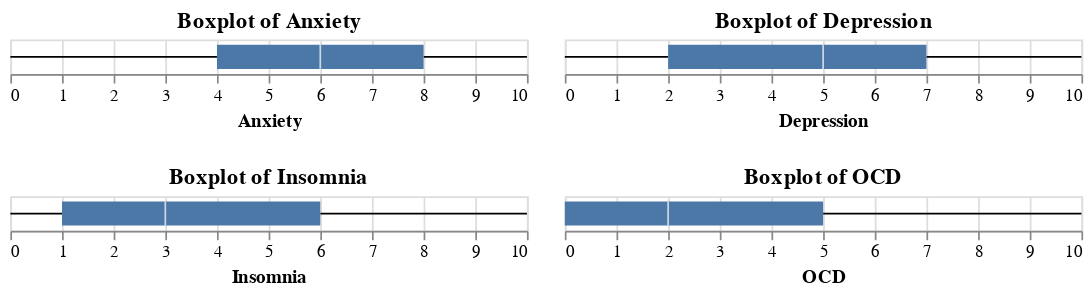

The notebook cell saved with this chart:
### Code cell
box_plots = (box_plot_anxiety | depression) & (insomnia | ocd)
box_plots

### Figure 1 — Vega-Lite specification as saved in the notebook (floating-point values rounded to 4 significant figures; data arrays with more than 128 entries replaced by an {"elided": "..."} marker saying what was removed)
{"config": {"view": {"continuousWidth": 300, "continuousHeight": 300}}, "vconcat": [{"hconcat": [{"mark": {"type": "boxplot"}, "encoding": {"tooltip": [{"field": "Anxiety", "type": "quantitative"}], "x": {"axis": {"title": "Anxiety"}, "field": "Anxiety", "type": "quantitative"}}, "title": "Boxplot of Anxiety"}, {"mark": {"type": "boxplot"}, "encoding": {"tooltip": [{"field": "Depression", "type": "quantitative"}], "x": {"axis": {"title": "Depression"}, "field": "Depression", "type": "quantitative"}}, "title": "Boxplot of Depression"}]}, {"hconcat": [{"mark": {"type": "boxplot"}, "encoding": {"tooltip": [{"field": "Insomnia", "type": "quantitative"}], "x": {"axis": {"title": "Insomnia"}, "field": "Insomnia", "type": "quantitative"}}, "title": "Boxplot of Insomnia"}, {"mark": {"type": "boxplot"}, "encoding": {"tooltip": [{"field": "OCD", "type": "quantitative"}], "x": {"axis": {"title": "OCD"}, "field": "OCD", "type": "quantitative"}}, "title": "Boxplot of OCD"}]}], "data": {"name": "data-dcc4b8753aba912251e25517720ef465"}, "$schema": "https://vega.github.io/schema/vega-lite/v5.16.3.json", "datasets": {"data-dcc4b8753aba912251e25517720ef465": {"elided": "736 records"}}}
